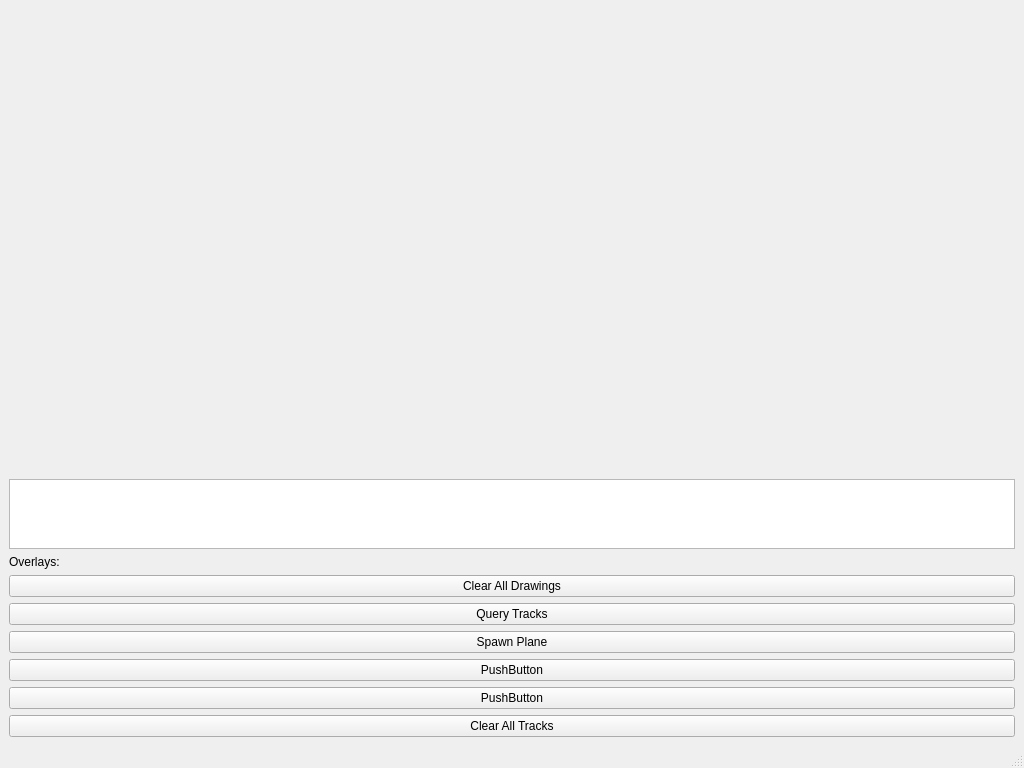
<?xml version="1.0" encoding="UTF-8"?>
<ui version="4.0">
 <class>MainWindow</class>
 <widget class="QMainWindow" name="MainWindow">
  <property name="enabled">
   <bool>true</bool>
  </property>
  <property name="geometry">
   <rect>
    <x>0</x>
    <y>0</y>
    <width>1024</width>
    <height>768</height>
   </rect>
  </property>
  <property name="windowTitle">
   <string>MainWindow</string>
  </property>
  <widget class="QWidget" name="centralwidget">
   <property name="minimumSize">
    <size>
     <width>800</width>
     <height>559</height>
    </size>
   </property>
   <layout class="QVBoxLayout" name="verticalLayout">
    <item>
     <widget class="QWidget" name="tacDisplay" native="true">
      <property name="sizePolicy">
       <sizepolicy hsizetype="Expanding" vsizetype="Expanding">
        <horstretch>0</horstretch>
        <verstretch>0</verstretch>
       </sizepolicy>
      </property>
      <property name="minimumSize">
       <size>
        <width>800</width>
        <height>600</height>
       </size>
      </property>
     </widget>
    </item>
    <item>
     <widget class="QListWidget" name="overlayList"/>
    </item>
    <item>
     <widget class="QLabel" name="overlayLabel">
      <property name="layoutDirection">
       <enum>Qt::LeftToRight</enum>
      </property>
      <property name="text">
       <string>Overlays:</string>
      </property>
     </widget>
    </item>
    <item>
     <widget class="QPushButton" name="clearAllDrawings">
      <property name="text">
       <string>Clear All Drawings</string>
      </property>
     </widget>
    </item>
    <item>
     <widget class="QPushButton" name="trackQueryInit">
      <property name="text">
       <string>Query Tracks</string>
      </property>
     </widget>
    </item>
    <item>
     <widget class="QPushButton" name="spawnPlane">
      <property name="text">
       <string>Spawn Plane</string>
      </property>
     </widget>
    </item>
    <item>
     <widget class="QPushButton" name="pushButton_4">
      <property name="text">
       <string>PushButton</string>
      </property>
     </widget>
    </item>
    <item>
     <widget class="QPushButton" name="pushButton_3">
      <property name="text">
       <string>PushButton</string>
      </property>
     </widget>
    </item>
    <item>
     <widget class="QPushButton" name="clearAllTracks">
      <property name="text">
       <string>Clear All Tracks</string>
      </property>
     </widget>
    </item>
   </layout>
  </widget>
  <widget class="QMenuBar" name="menubar">
   <property name="geometry">
    <rect>
     <x>0</x>
     <y>0</y>
     <width>1024</width>
     <height>21</height>
    </rect>
   </property>
  </widget>
  <widget class="QStatusBar" name="statusbar"/>
 </widget>
 <resources/>
 <connections/>
</ui>
